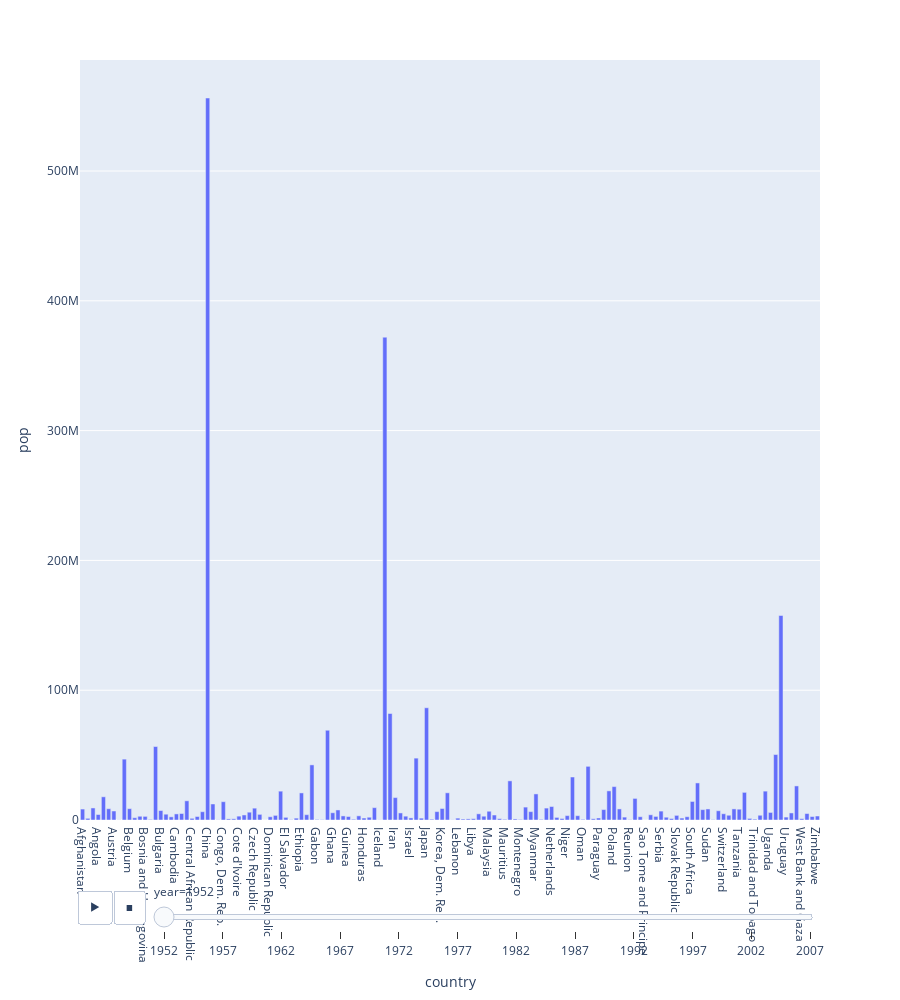

Write notebook code for a chart like this one.
### Markdown cell above
## Question 6:

Clean up the country animation. Set the height size of the figure to 1000 to have a better view of the animation

### Code cell
# YOUR CODE HERE
fig=px.bar(df,x='country',y='pop',animation_frame='year',height=1000)
fig.show()

### Figure 1 — Plotly figure (JSON) as saved in the notebook; plotly's stock layout.template omitted (floating-point values rounded to 4 significant figures; data arrays with more than 128 entries replaced by an {"elided": "..."} marker saying what was removed)
{"data": [{"alignmentgroup": "True", "hovertemplate": "year=1952<br>country=%{x}<br>pop=%{y}<extra></extra>", "legendgroup": "", "marker": {"color": "#636efa", "pattern": {"shape": ""}}, "name": "", "offsetgroup": "", "orientation": "v", "showlegend": false, "textposition": "auto", "type": "bar", "x": {"elided": "142 str values"}, "xaxis": "x", "y": {"elided": "142 int values"}, "yaxis": "y"}], "layout": {"barmode": "relative", "height": 1000, "legend": {"tracegroupgap": 0}, "margin": {"t": 60}, "sliders": [{"active": 0, "currentvalue": {"prefix": "year="}, "len": 0.9, "pad": {"b": 10, "t": 60}, "steps": [{"args": [["1952"], {"frame": {"duration": 0, "redraw": true}, "fromcurrent": true, "mode": "immediate", "transition": {"duration": 0, "easing": "linear"}}], "label": "1952", "method": "animate"}, {"args": [["1957"], {"frame": {"duration": 0, "redraw": true}, "fromcurrent": true, "mode": "immediate", "transition": {"duration": 0, "easing": "linear"}}], "label": "1957", "method": "animate"}, {"args": [["1962"], {"frame": {"duration": 0, "redraw": true}, "fromcurrent": true, "mode": "immediate", "transition": {"duration": 0, "easing": "linear"}}], "label": "1962", "method": "animate"}, {"args": [["1967"], {"frame": {"duration": 0, "redraw": true}, "fromcurrent": true, "mode": "immediate", "transition": {"duration": 0, "easing": "linear"}}], "label": "1967", "method": "animate"}, {"args": [["1972"], {"frame": {"duration": 0, "redraw": true}, "fromcurrent": true, "mode": "immediate", "transition": {"duration": 0, "easing": "linear"}}], "label": "1972", "method": "animate"}, {"args": [["1977"], {"frame": {"duration": 0, "redraw": true}, "fromcurrent": true, "mode": "immediate", "transition": {"duration": 0, "easing": "linear"}}], "label": "1977", "method": "animate"}, {"args": [["1982"], {"frame": {"duration": 0, "redraw": true}, "fromcurrent": true, "mode": "immediate", "transition": {"duration": 0, "easing": "linear"}}], "label": "1982", "method": "animate"}, {"args": [["1987"], {"frame": {"duration": 0, "redraw": true}, "fromcurrent": true, "mode": "immediate", "transition": {"duration": 0, "easing": "linear"}}], "label": "1987", "method": "animate"}, {"args": [["1992"], {"frame": {"duration": 0, "redraw": true}, "fromcurrent": true, "mode": "immediate", "transition": {"duration": 0, "easing": "linear"}}], "label": "1992", "method": "animate"}, {"args": [["1997"], {"frame": {"duration": 0, "redraw": true}, "fromcurrent": true, "mode": "immediate", "transition": {"duration": 0, "easing": "linear"}}], "label": "1997", "method": "animate"}, {"args": [["2002"], {"frame": {"duration": 0, "redraw": true}, "fromcurrent": true, "mode": "immediate", "transition": {"duration": 0, "easing": "linear"}}], "label": "2002", "method": "animate"}, {"args": [["2007"], {"frame": {"duration": 0, "redraw": true}, "fromcurrent": true, "mode": "immediate", "transition": {"duration": 0, "easing": "linear"}}], "label": "2007", "method": "animate"}], "x": 0.1, "xanchor": "left", "y": 0, "yanchor": "top"}], "updatemenus": [{"buttons": [{"args": [null, {"frame": {"duration": 500, "redraw": true}, "fromcurrent": true, "mode": "immediate", "transition": {"duration": 500, "easing": "linear"}}], "label": "&#9654;", "method": "animate"}, {"args": [[null], {"frame": {"duration": 0, "redraw": true}, "fromcurrent": true, "mode": "immediate", "transition": {"duration": 0, "easing": "linear"}}], "label": "&#9724;", "method": "animate"}], "direction": "left", "pad": {"r": 10, "t": 70}, "showactive": false, "type": "buttons", "x": 0.1, "xanchor": "right", "y": 0, "yanchor": "top"}], "xaxis": {"anchor": "y", "domain": [0, 1], "title": {"text": "country"}}, "yaxis": {"anchor": "x", "domain": [0, 1], "title": {"text": "pop"}}}}
